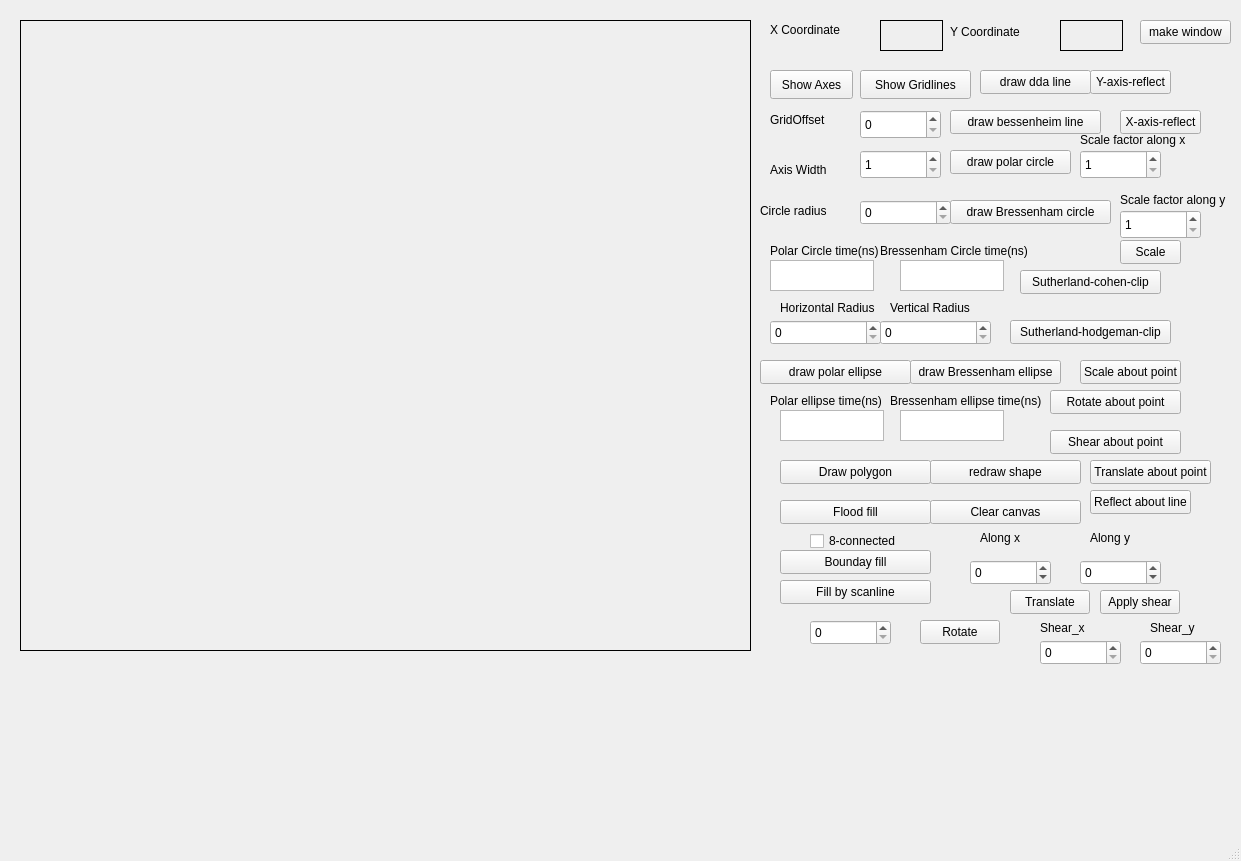
<?xml version="1.0" encoding="UTF-8"?>
<ui version="4.0">
 <class>MainWindow</class>
 <widget class="QMainWindow" name="MainWindow">
  <property name="geometry">
   <rect>
    <x>0</x>
    <y>0</y>
    <width>1241</width>
    <height>861</height>
   </rect>
  </property>
  <property name="windowTitle">
   <string>MainWindow</string>
  </property>
  <widget class="QWidget" name="centralwidget">
   <widget class="QLabel" name="workArea">
    <property name="geometry">
     <rect>
      <x>20</x>
      <y>20</y>
      <width>731</width>
      <height>631</height>
     </rect>
    </property>
    <property name="frameShape">
     <enum>QFrame::Shape::Box</enum>
    </property>
    <property name="text">
     <string/>
    </property>
   </widget>
   <widget class="QLabel" name="label">
    <property name="geometry">
     <rect>
      <x>770</x>
      <y>20</y>
      <width>91</width>
      <height>20</height>
     </rect>
    </property>
    <property name="text">
     <string>X Coordinate</string>
    </property>
   </widget>
   <widget class="QLabel" name="label_2">
    <property name="geometry">
     <rect>
      <x>950</x>
      <y>21</y>
      <width>91</width>
      <height>21</height>
     </rect>
    </property>
    <property name="text">
     <string>Y Coordinate</string>
    </property>
   </widget>
   <widget class="QLabel" name="x_coordinate">
    <property name="geometry">
     <rect>
      <x>880</x>
      <y>20</y>
      <width>63</width>
      <height>31</height>
     </rect>
    </property>
    <property name="frameShape">
     <enum>QFrame::Shape::Box</enum>
    </property>
    <property name="text">
     <string/>
    </property>
   </widget>
   <widget class="QLabel" name="y_coordinate">
    <property name="geometry">
     <rect>
      <x>1060</x>
      <y>20</y>
      <width>63</width>
      <height>31</height>
     </rect>
    </property>
    <property name="frameShape">
     <enum>QFrame::Shape::Box</enum>
    </property>
    <property name="text">
     <string/>
    </property>
   </widget>
   <widget class="QPushButton" name="showAxis">
    <property name="geometry">
     <rect>
      <x>770</x>
      <y>70</y>
      <width>83</width>
      <height>29</height>
     </rect>
    </property>
    <property name="text">
     <string>Show Axes</string>
    </property>
   </widget>
   <widget class="QPushButton" name="gridlines">
    <property name="geometry">
     <rect>
      <x>860</x>
      <y>70</y>
      <width>111</width>
      <height>29</height>
     </rect>
    </property>
    <property name="text">
     <string>Show Gridlines</string>
    </property>
   </widget>
   <widget class="QSpinBox" name="gridOffset">
    <property name="geometry">
     <rect>
      <x>860</x>
      <y>110</y>
      <width>81</width>
      <height>29</height>
     </rect>
    </property>
    <property name="minimum">
     <number>0</number>
    </property>
    <property name="singleStep">
     <number>10</number>
    </property>
   </widget>
   <widget class="QSpinBox" name="axisWidth">
    <property name="geometry">
     <rect>
      <x>860</x>
      <y>150</y>
      <width>81</width>
      <height>29</height>
     </rect>
    </property>
    <property name="minimum">
     <number>1</number>
    </property>
   </widget>
   <widget class="QLabel" name="label_3">
    <property name="geometry">
     <rect>
      <x>770</x>
      <y>110</y>
      <width>81</width>
      <height>20</height>
     </rect>
    </property>
    <property name="text">
     <string>GridOffset</string>
    </property>
   </widget>
   <widget class="QLabel" name="label_4">
    <property name="geometry">
     <rect>
      <x>770</x>
      <y>160</y>
      <width>81</width>
      <height>20</height>
     </rect>
    </property>
    <property name="text">
     <string>Axis Width</string>
    </property>
   </widget>
   <widget class="QPushButton" name="dda_line">
    <property name="geometry">
     <rect>
      <x>980</x>
      <y>70</y>
      <width>111</width>
      <height>24</height>
     </rect>
    </property>
    <property name="text">
     <string>draw dda line</string>
    </property>
   </widget>
   <widget class="QPushButton" name="draw_bressenheim_line">
    <property name="geometry">
     <rect>
      <x>950</x>
      <y>110</y>
      <width>151</width>
      <height>24</height>
     </rect>
    </property>
    <property name="text">
     <string>draw bessenheim line</string>
    </property>
   </widget>
   <widget class="QPushButton" name="draw_polar_circle">
    <property name="geometry">
     <rect>
      <x>950</x>
      <y>150</y>
      <width>121</width>
      <height>24</height>
     </rect>
    </property>
    <property name="text">
     <string>draw polar circle</string>
    </property>
   </widget>
   <widget class="QSpinBox" name="circleRadius">
    <property name="geometry">
     <rect>
      <x>860</x>
      <y>200</y>
      <width>91</width>
      <height>25</height>
     </rect>
    </property>
   </widget>
   <widget class="QLabel" name="label_5">
    <property name="geometry">
     <rect>
      <x>760</x>
      <y>200</y>
      <width>81</width>
      <height>21</height>
     </rect>
    </property>
    <property name="text">
     <string>Circle radius</string>
    </property>
   </widget>
   <widget class="QPushButton" name="draw_bressenham_circle">
    <property name="geometry">
     <rect>
      <x>950</x>
      <y>200</y>
      <width>161</width>
      <height>24</height>
     </rect>
    </property>
    <property name="text">
     <string>draw Bressenham circle</string>
    </property>
   </widget>
   <widget class="QLabel" name="polar_circle_time">
    <property name="geometry">
     <rect>
      <x>770</x>
      <y>240</y>
      <width>121</width>
      <height>21</height>
     </rect>
    </property>
    <property name="text">
     <string>Polar Circle time(ns)</string>
    </property>
   </widget>
   <widget class="QLabel" name="bressenham_circle_time">
    <property name="geometry">
     <rect>
      <x>880</x>
      <y>240</y>
      <width>151</width>
      <height>21</height>
     </rect>
    </property>
    <property name="text">
     <string>Bressenham Circle time(ns)</string>
    </property>
   </widget>
   <widget class="QTextEdit" name="polartime">
    <property name="geometry">
     <rect>
      <x>770</x>
      <y>260</y>
      <width>104</width>
      <height>31</height>
     </rect>
    </property>
   </widget>
   <widget class="QTextEdit" name="bressenham_time">
    <property name="geometry">
     <rect>
      <x>900</x>
      <y>260</y>
      <width>104</width>
      <height>31</height>
     </rect>
    </property>
   </widget>
   <widget class="QPushButton" name="draw_polar_ellipse">
    <property name="geometry">
     <rect>
      <x>760</x>
      <y>360</y>
      <width>151</width>
      <height>24</height>
     </rect>
    </property>
    <property name="text">
     <string>draw polar ellipse</string>
    </property>
   </widget>
   <widget class="QPushButton" name="draw_bressenham_ellipse">
    <property name="geometry">
     <rect>
      <x>910</x>
      <y>360</y>
      <width>151</width>
      <height>24</height>
     </rect>
    </property>
    <property name="text">
     <string>draw Bressenham ellipse</string>
    </property>
   </widget>
   <widget class="QLabel" name="polar_circle_time_2">
    <property name="geometry">
     <rect>
      <x>770</x>
      <y>390</y>
      <width>131</width>
      <height>21</height>
     </rect>
    </property>
    <property name="text">
     <string>Polar ellipse time(ns)</string>
    </property>
   </widget>
   <widget class="QLabel" name="polar_circle_time_3">
    <property name="geometry">
     <rect>
      <x>890</x>
      <y>390</y>
      <width>151</width>
      <height>21</height>
     </rect>
    </property>
    <property name="text">
     <string>Bressenham ellipse time(ns)</string>
    </property>
   </widget>
   <widget class="QTextEdit" name="polar_ellipse_time">
    <property name="geometry">
     <rect>
      <x>780</x>
      <y>410</y>
      <width>104</width>
      <height>31</height>
     </rect>
    </property>
   </widget>
   <widget class="QTextEdit" name="bressenham_ellipse_time">
    <property name="geometry">
     <rect>
      <x>900</x>
      <y>410</y>
      <width>104</width>
      <height>31</height>
     </rect>
    </property>
   </widget>
   <widget class="QSpinBox" name="h_radius">
    <property name="geometry">
     <rect>
      <x>770</x>
      <y>320</y>
      <width>111</width>
      <height>25</height>
     </rect>
    </property>
   </widget>
   <widget class="QSpinBox" name="v_radius">
    <property name="geometry">
     <rect>
      <x>880</x>
      <y>320</y>
      <width>111</width>
      <height>25</height>
     </rect>
    </property>
   </widget>
   <widget class="QLabel" name="label_6">
    <property name="geometry">
     <rect>
      <x>780</x>
      <y>300</y>
      <width>121</width>
      <height>16</height>
     </rect>
    </property>
    <property name="text">
     <string>Horizontal Radius</string>
    </property>
   </widget>
   <widget class="QLabel" name="label_7">
    <property name="geometry">
     <rect>
      <x>890</x>
      <y>300</y>
      <width>121</width>
      <height>16</height>
     </rect>
    </property>
    <property name="text">
     <string>Vertical Radius</string>
    </property>
   </widget>
   <widget class="QPushButton" name="redraw_shape">
    <property name="geometry">
     <rect>
      <x>930</x>
      <y>460</y>
      <width>151</width>
      <height>24</height>
     </rect>
    </property>
    <property name="text">
     <string>redraw shape</string>
    </property>
   </widget>
   <widget class="QPushButton" name="flood_fill">
    <property name="geometry">
     <rect>
      <x>780</x>
      <y>500</y>
      <width>151</width>
      <height>24</height>
     </rect>
    </property>
    <property name="text">
     <string>Flood fill</string>
    </property>
   </widget>
   <widget class="QPushButton" name="draw_polygon">
    <property name="geometry">
     <rect>
      <x>780</x>
      <y>460</y>
      <width>151</width>
      <height>24</height>
     </rect>
    </property>
    <property name="text">
     <string>Draw polygon</string>
    </property>
   </widget>
   <widget class="QPushButton" name="boundary_fill">
    <property name="geometry">
     <rect>
      <x>780</x>
      <y>550</y>
      <width>151</width>
      <height>24</height>
     </rect>
    </property>
    <property name="text">
     <string>Bounday fill</string>
    </property>
   </widget>
   <widget class="QPushButton" name="fill_by_scanline">
    <property name="geometry">
     <rect>
      <x>780</x>
      <y>580</y>
      <width>151</width>
      <height>24</height>
     </rect>
    </property>
    <property name="text">
     <string>Fill by scanline</string>
    </property>
   </widget>
   <widget class="QPushButton" name="clear_canvas">
    <property name="geometry">
     <rect>
      <x>930</x>
      <y>500</y>
      <width>151</width>
      <height>24</height>
     </rect>
    </property>
    <property name="text">
     <string>Clear canvas</string>
    </property>
   </widget>
   <widget class="QSpinBox" name="along_x">
    <property name="geometry">
     <rect>
      <x>970</x>
      <y>560</y>
      <width>81</width>
      <height>25</height>
     </rect>
    </property>
    <property name="minimum">
     <number>-338</number>
    </property>
   </widget>
   <widget class="QSpinBox" name="along_y">
    <property name="geometry">
     <rect>
      <x>1080</x>
      <y>560</y>
      <width>81</width>
      <height>25</height>
     </rect>
    </property>
    <property name="minimum">
     <number>-338</number>
    </property>
   </widget>
   <widget class="QLabel" name="label_8">
    <property name="geometry">
     <rect>
      <x>980</x>
      <y>530</y>
      <width>91</width>
      <height>16</height>
     </rect>
    </property>
    <property name="text">
     <string>Along x</string>
    </property>
   </widget>
   <widget class="QLabel" name="label_9">
    <property name="geometry">
     <rect>
      <x>1090</x>
      <y>530</y>
      <width>91</width>
      <height>16</height>
     </rect>
    </property>
    <property name="text">
     <string>Along y</string>
    </property>
   </widget>
   <widget class="QPushButton" name="translate">
    <property name="geometry">
     <rect>
      <x>1010</x>
      <y>590</y>
      <width>80</width>
      <height>24</height>
     </rect>
    </property>
    <property name="text">
     <string>Translate</string>
    </property>
   </widget>
   <widget class="QSpinBox" name="angle">
    <property name="geometry">
     <rect>
      <x>810</x>
      <y>620</y>
      <width>81</width>
      <height>25</height>
     </rect>
    </property>
    <property name="minimum">
     <number>0</number>
    </property>
    <property name="maximum">
     <number>360</number>
    </property>
   </widget>
   <widget class="QPushButton" name="rotate">
    <property name="geometry">
     <rect>
      <x>920</x>
      <y>620</y>
      <width>80</width>
      <height>24</height>
     </rect>
    </property>
    <property name="text">
     <string>Rotate</string>
    </property>
   </widget>
   <widget class="QCheckBox" name="checkBox">
    <property name="geometry">
     <rect>
      <x>810</x>
      <y>530</y>
      <width>91</width>
      <height>22</height>
     </rect>
    </property>
    <property name="text">
     <string>8-connected</string>
    </property>
   </widget>
   <widget class="QSpinBox" name="shear_x">
    <property name="geometry">
     <rect>
      <x>1040</x>
      <y>640</y>
      <width>81</width>
      <height>25</height>
     </rect>
    </property>
    <property name="minimum">
     <number>0</number>
    </property>
    <property name="maximum">
     <number>360</number>
    </property>
   </widget>
   <widget class="QSpinBox" name="shear_y">
    <property name="geometry">
     <rect>
      <x>1140</x>
      <y>640</y>
      <width>81</width>
      <height>25</height>
     </rect>
    </property>
    <property name="minimum">
     <number>0</number>
    </property>
    <property name="maximum">
     <number>360</number>
    </property>
   </widget>
   <widget class="QLabel" name="label_10">
    <property name="geometry">
     <rect>
      <x>1040</x>
      <y>620</y>
      <width>51</width>
      <height>16</height>
     </rect>
    </property>
    <property name="text">
     <string>Shear_x</string>
    </property>
   </widget>
   <widget class="QLabel" name="label_11">
    <property name="geometry">
     <rect>
      <x>1150</x>
      <y>620</y>
      <width>51</width>
      <height>16</height>
     </rect>
    </property>
    <property name="text">
     <string>Shear_y</string>
    </property>
   </widget>
   <widget class="QPushButton" name="apply_shear">
    <property name="geometry">
     <rect>
      <x>1100</x>
      <y>590</y>
      <width>80</width>
      <height>24</height>
     </rect>
    </property>
    <property name="text">
     <string>Apply shear</string>
    </property>
   </widget>
   <widget class="QPushButton" name="xaxis_reflect">
    <property name="geometry">
     <rect>
      <x>1120</x>
      <y>110</y>
      <width>81</width>
      <height>24</height>
     </rect>
    </property>
    <property name="text">
     <string>X-axis-reflect</string>
    </property>
   </widget>
   <widget class="QPushButton" name="yaxis_reflect">
    <property name="geometry">
     <rect>
      <x>1090</x>
      <y>70</y>
      <width>81</width>
      <height>24</height>
     </rect>
    </property>
    <property name="text">
     <string>Y-axis-reflect</string>
    </property>
   </widget>
   <widget class="QSpinBox" name="scale_factor_x">
    <property name="geometry">
     <rect>
      <x>1080</x>
      <y>150</y>
      <width>81</width>
      <height>29</height>
     </rect>
    </property>
    <property name="minimum">
     <number>1</number>
    </property>
   </widget>
   <widget class="QSpinBox" name="scale_factor_y">
    <property name="geometry">
     <rect>
      <x>1120</x>
      <y>210</y>
      <width>81</width>
      <height>29</height>
     </rect>
    </property>
    <property name="minimum">
     <number>1</number>
    </property>
   </widget>
   <widget class="QLabel" name="label_12">
    <property name="geometry">
     <rect>
      <x>1080</x>
      <y>130</y>
      <width>111</width>
      <height>20</height>
     </rect>
    </property>
    <property name="text">
     <string>Scale factor along x</string>
    </property>
   </widget>
   <widget class="QLabel" name="label_13">
    <property name="geometry">
     <rect>
      <x>1120</x>
      <y>190</y>
      <width>111</width>
      <height>20</height>
     </rect>
    </property>
    <property name="text">
     <string>Scale factor along y</string>
    </property>
   </widget>
   <widget class="QPushButton" name="scale">
    <property name="geometry">
     <rect>
      <x>1120</x>
      <y>240</y>
      <width>61</width>
      <height>24</height>
     </rect>
    </property>
    <property name="text">
     <string>Scale</string>
    </property>
   </widget>
   <widget class="QPushButton" name="sutherlandcohenclip">
    <property name="geometry">
     <rect>
      <x>1020</x>
      <y>270</y>
      <width>141</width>
      <height>24</height>
     </rect>
    </property>
    <property name="text">
     <string>Sutherland-cohen-clip</string>
    </property>
   </widget>
   <widget class="QPushButton" name="sutherlandhodgemanclip">
    <property name="geometry">
     <rect>
      <x>1010</x>
      <y>320</y>
      <width>161</width>
      <height>24</height>
     </rect>
    </property>
    <property name="text">
     <string>Sutherland-hodgeman-clip</string>
    </property>
   </widget>
   <widget class="QPushButton" name="scale_about_point">
    <property name="geometry">
     <rect>
      <x>1080</x>
      <y>360</y>
      <width>101</width>
      <height>24</height>
     </rect>
    </property>
    <property name="text">
     <string>Scale about point</string>
    </property>
   </widget>
   <widget class="QPushButton" name="rotate_about_point">
    <property name="geometry">
     <rect>
      <x>1050</x>
      <y>390</y>
      <width>131</width>
      <height>24</height>
     </rect>
    </property>
    <property name="text">
     <string>Rotate about point</string>
    </property>
   </widget>
   <widget class="QPushButton" name="shear_about_point">
    <property name="geometry">
     <rect>
      <x>1050</x>
      <y>430</y>
      <width>131</width>
      <height>24</height>
     </rect>
    </property>
    <property name="text">
     <string>Shear about point</string>
    </property>
   </widget>
   <widget class="QPushButton" name="translate_about_point">
    <property name="geometry">
     <rect>
      <x>1090</x>
      <y>460</y>
      <width>121</width>
      <height>24</height>
     </rect>
    </property>
    <property name="text">
     <string>Translate about point</string>
    </property>
   </widget>
   <widget class="QPushButton" name="reflect_about_line">
    <property name="geometry">
     <rect>
      <x>1090</x>
      <y>490</y>
      <width>101</width>
      <height>24</height>
     </rect>
    </property>
    <property name="text">
     <string>Reflect about line</string>
    </property>
   </widget>
   <widget class="QPushButton" name="make_window">
    <property name="geometry">
     <rect>
      <x>1140</x>
      <y>20</y>
      <width>91</width>
      <height>24</height>
     </rect>
    </property>
    <property name="text">
     <string>make window</string>
    </property>
   </widget>
  </widget>
  <widget class="QMenuBar" name="menubar">
   <property name="geometry">
    <rect>
     <x>0</x>
     <y>0</y>
     <width>1241</width>
     <height>21</height>
    </rect>
   </property>
  </widget>
  <widget class="QStatusBar" name="statusbar"/>
 </widget>
 <resources/>
 <connections/>
</ui>
